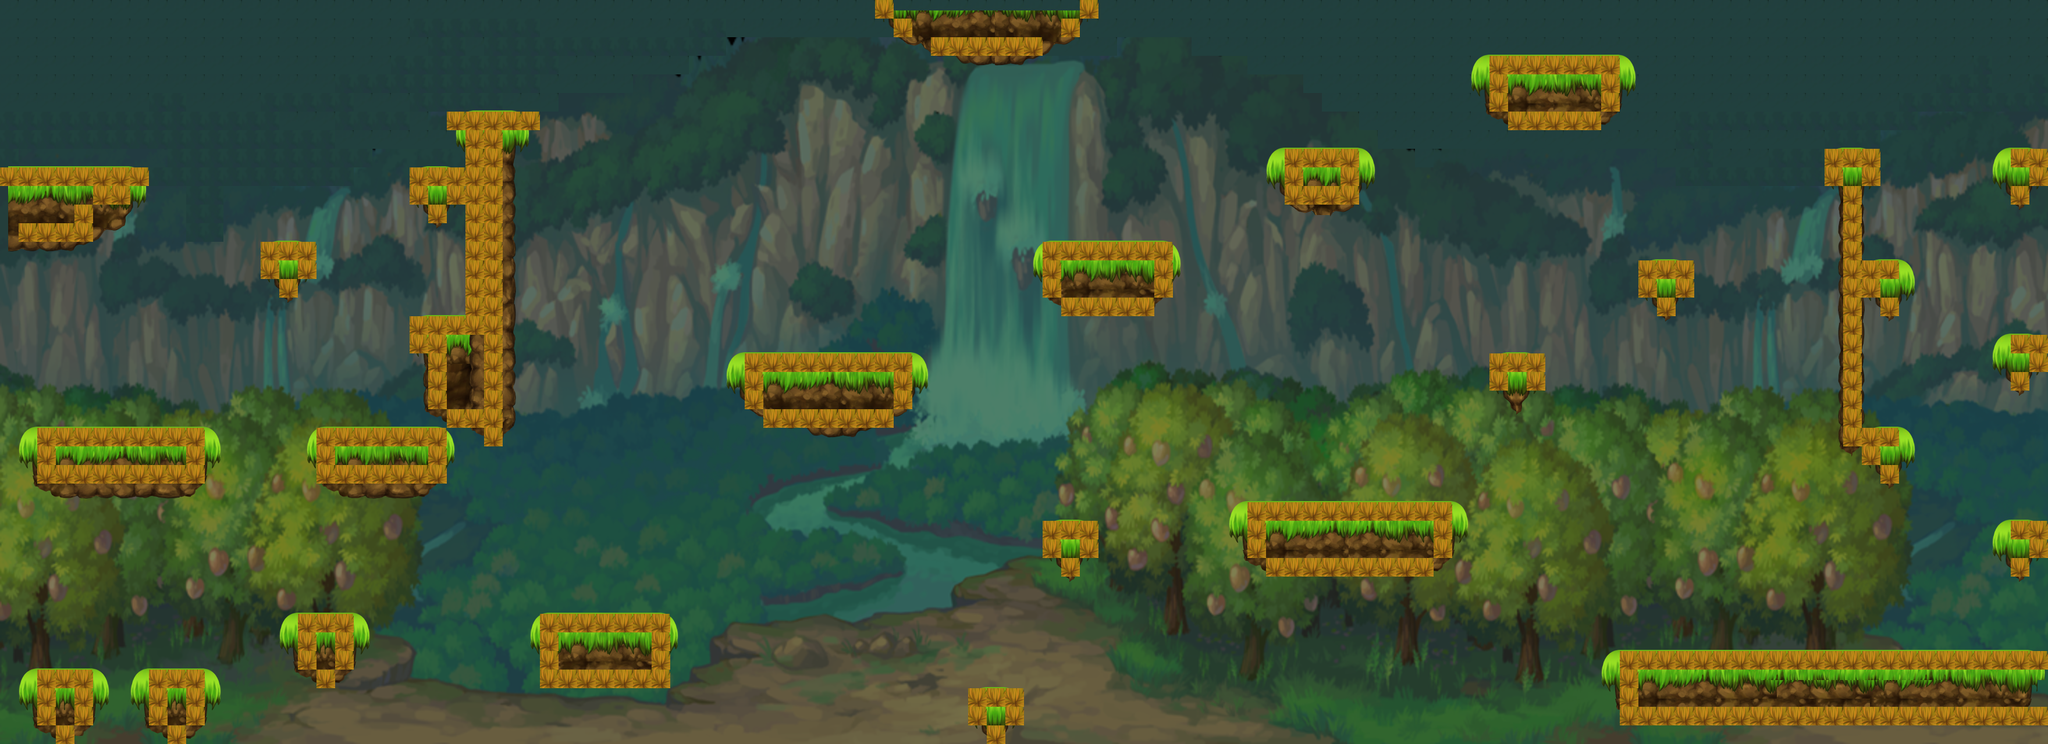

Rendered tile map (Tiled .tmx) drawn with the repository's tilesets; below, a short description and the map source with its tile grids summarised:
An orthogonal 110x40 tile map with 32x32 px tiles, 4 tile layers (Background, Land-02, Land-01, Physics), 3 tilesets and 9 objects (Wukong, Monster01, Monster02, Monster03, Monster04, ...).

<map version="1.0" tiledversion="1.1.5" orientation="orthogonal" renderorder="right-up" width="110" height="40" tilewidth="32" tileheight="32" infinite="0" nextobjectid="22">
 <tileset firstgid="1" name="jungle-background" tilewidth="32" tileheight="32" tilecount="3200" columns="80">
  <image source="environment/background/kk009_2560x1280.png" trans="003039" width="2560" height="1280" />
 </tileset>
 <tileset firstgid="3201" name="basic-asset" tilewidth="32" tileheight="32" tilecount="3136" columns="56">
  <image source="environment/tiles/jungle/tree.png" trans="003039" width="1792" height="1792" />
 </tileset>
 <tileset firstgid="6337" name="mountain" tilewidth="32" tileheight="32" tilecount="16" columns="4">
  <image source="environment/tiles/14b4ac519c8c4fcd9bff42d21e9d41fb.png" trans="003039" width="128" height="128" />
 </tileset>
 <layer name="Background" width="110" height="40" opacity="0.5">
  <data>[4400 cells, 4400 non-empty, 2768 distinct tile ids]</data>
 </layer>
 <group name="Land" offsetx="14" offsety="18">
  <layer name="Land-02" width="110" height="40">
   <data>[4400 cells, 134 non-empty, 82 distinct tile ids]</data>
  </layer>
  <layer name="Land-01" width="110" height="40">
   <data>[4400 cells, 931 non-empty, 333 distinct tile ids]</data>
  </layer>
 </group>
 <objectgroup name="Main" offsetx="8.5" offsety="1.5">
  <object id="6" name="Wukong" x="120" y="670" />
  <object id="9" name="Monster01" x="600" y="650.667" width="40" height="25.3333" />
  <object id="14" name="Monster02" x="817.333" y="117.333" width="44" height="36" />
  <object id="15" name="Monster03" x="1400" y="509.333" width="25.3333" height="26.6667" />
  <object id="16" name="Monster04" x="1878.79" y="306.061" width="42.4242" height="39.3939" />
  <object id="18" name="Monster05" x="2287.88" y="730.303" width="33.3333" height="27.2727" />
  <object id="19" name="BossSmall01" x="745" y="510" width="27" height="29" />
  <object id="20" name="Door" x="3347" y="1047" width="12" height="9" />
  <object id="21" name="Key" x="2649.5" y="44.5" width="12" height="9.33333" />
 </objectgroup>
 <layer name="Physics" width="110" height="40">
  <data>[4400 cells, 354 non-empty, 1 distinct tile ids]</data>
 </layer>
</map>
